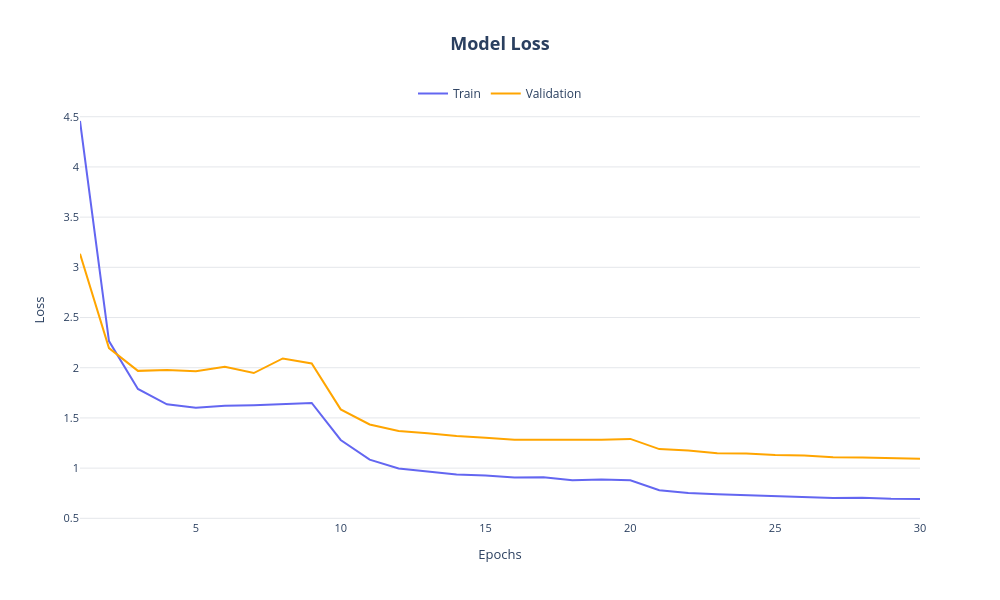

The notebook cell saved with this chart:
### Code cell
plot_model_results(historyB4, 'loss')

### Figure 1 — Plotly figure (JSON) as saved in the notebook; plotly's stock layout.template omitted (floating-point values rounded to 4 significant figures)
{"data": [{"hovertemplate": "Train Loss: <b>%{y:.4f}</b><extra></extra>", "line": {"color": "#6366f1", "width": 2}, "mode": "lines", "name": "Train", "type": "scatter", "x": [1, 2, 3, 4, 5, 6, 7, 8, 9, 10, 11, 12, 13, 14, 15, 16, 17, 18, 19, 20, 21, 22, 23, 24, 25, 26, 27, 28, 29, 30], "y": [4.458, 2.265, 1.789, 1.635, 1.602, 1.62, 1.627, 1.639, 1.65, 1.28, 1.085, 0.9964, 0.9691, 0.9374, 0.9263, 0.9055, 0.9089, 0.8785, 0.8857, 0.8797, 0.7803, 0.7518, 0.74, 0.7304, 0.7218, 0.7128, 0.7021, 0.7056, 0.6944, 0.6925]}, {"hovertemplate": "Validation Loss: <b>%{y:.4f}</b><extra></extra>", "line": {"color": "#ffa500", "width": 2}, "mode": "lines", "name": "Validation", "type": "scatter", "x": [1, 2, 3, 4, 5, 6, 7, 8, 9, 10, 11, 12, 13, 14, 15, 16, 17, 18, 19, 20, 21, 22, 23, 24, 25, 26, 27, 28, 29, 30], "y": [3.135, 2.195, 1.969, 1.977, 1.965, 2.01, 1.947, 2.093, 2.042, 1.585, 1.435, 1.37, 1.348, 1.319, 1.302, 1.283, 1.282, 1.281, 1.282, 1.291, 1.19, 1.175, 1.149, 1.146, 1.13, 1.126, 1.109, 1.106, 1.098, 1.094]}], "layout": {"font": {"size": 11}, "height": 600, "hovermode": "x unified", "legend": {"font": {"size": 12}, "orientation": "h", "x": 0.5, "xanchor": "center", "y": 1.05}, "paper_bgcolor": "white", "plot_bgcolor": "white", "title": {"font": {"size": 18}, "text": "<b>Model Loss</b>", "x": 0.5, "xanchor": "center"}, "width": 1000, "xaxis": {"showgrid": false, "tickfont": {"size": 11}, "title": {"text": "Epochs"}}, "yaxis": {"gridcolor": "#e5e7eb", "gridwidth": 1, "showgrid": true, "title": {"text": "Loss"}}}}
